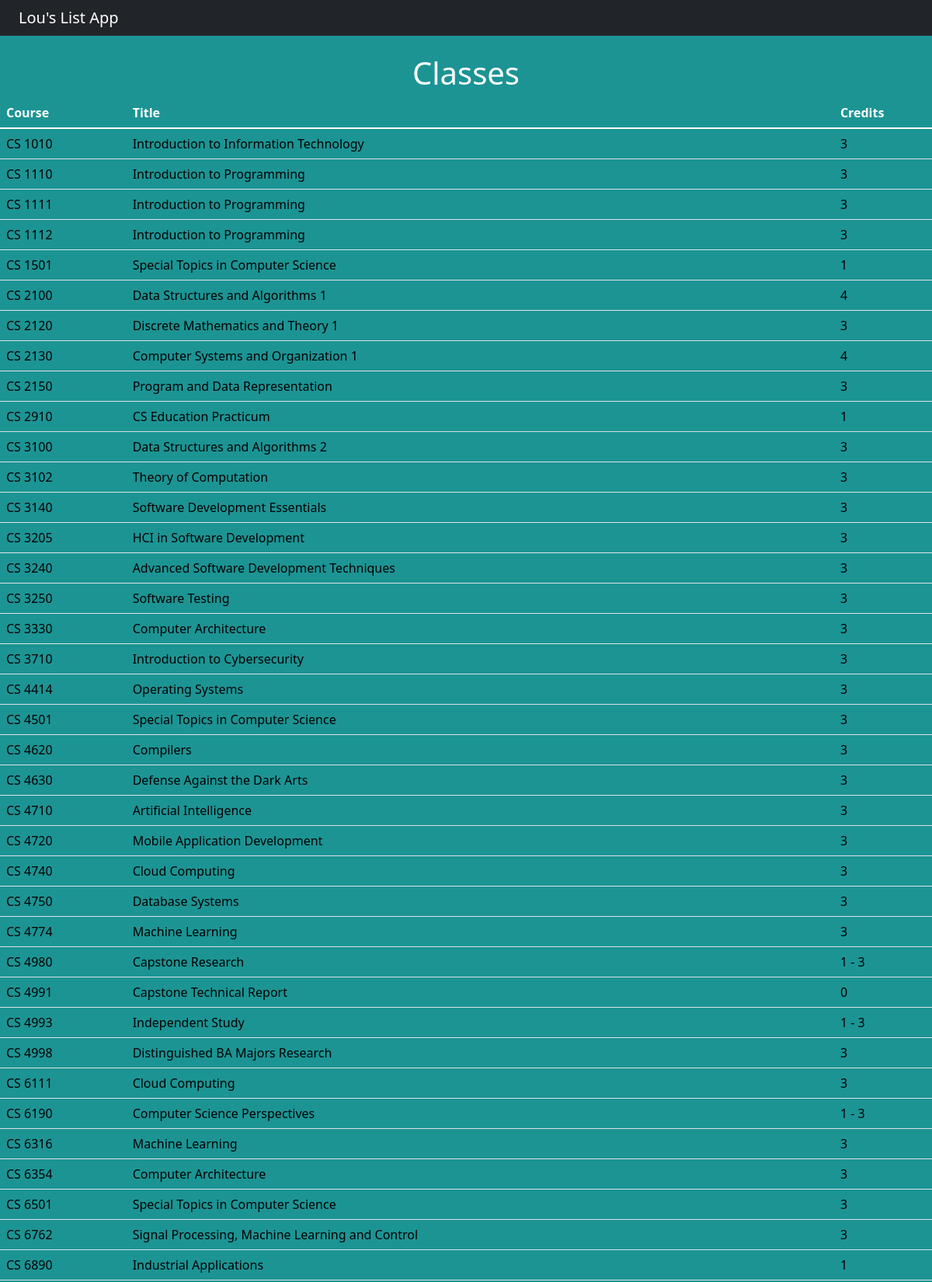
Page /list/ (upper part) on the committed database.
### classlist/models.py (models this page shows, shortened)
class Course(models.Model):
    last_updated = models.DateTimeField('date updated', default=timezone.now)
    catalog_number = models.CharField(max_length=4)
    semester_code = models.IntegerField(default=0) # ex. 1228
    title = models.CharField(max_length=200, blank=True)
    description = models.CharField(max_length=200, blank=True) # Introduction to Information Technology,
    units = models.CharField(max_length=20, blank=True) # 3, number of credits
    department = models.ForeignKey(Department, on_delete=models.CASCADE, default=Department.get_default_dept)
    subject = models.CharField(max_length = 4, blank=True)
    ordering = ['department', 'catalog_number']
    def __str__(self):
        return self.title # + str(self.catalog_number)

### classlist/views.py (the view)
# urls.py: path('list/', views.CourseView.as_view(), name='list'),
class CourseView(generic.ListView):
    template_name = 'classlist/class.html'
    context_object_name = 'courses'
    def get_queryset(self):
        return Course.objects.all().order_by('department', 'catalog_number')

### classlist/templates/classlist/class.html (shortened to what this page needs)
{% load bootstrap5 %}
{% bootstrap_css %}
<!DOCTYPE html>
<html lang="en">
<head>
    <link href="https://cdn.jsdelivr.net/npm/bootstrap@5.1.1/dist/css/bootstrap.min.css" rel="stylesheet">
</head>
<body style="background-color: rgb(28, 148, 148);">
<nav class="navbar navbar-dark bg-dark" >
    <div class="container-fluid">
    <div class="navbar-header">
      <a class="navbar-brand" href="#">Lou's List App</a>
    </div>
    </div>
</nav>
<br/>
<div class="text-center" style="color:white">
  <h1>Classes</h1>
</div>
<div class="col-xs-8 mx-auto">
<table class="table">
    <thead>
        <tr>
            <th scope="col" class="text-white">Course</th>
            <th scope="col" class="text-white">Title</th>
            <th scope="col" class="text-white">Credits</th>
        </tr>
    </thead>
    <tbody class="text-white">
      {% if courses %}
        {% for c in courses.all %}
          <tr><td>{{c}}</td><td>{{c.description}}</td><td>{{c.units}}</td></tr>
        {% endfor %}
      {% else %}
        <p>No classes are currently available.</p>
      {% endif %}
      </tbody>
</table>
<br />
</div>
</body>
</html>

### rows in the picture
Course: title "CS 1010", description "Introduction to Information Technology", units "3"
Course: title "CS 1110", description "Introduction to Programming", units "3"
Course: title "CS 1111", description "Introduction to Programming", units "3"
Course: title "CS 1112", description "Introduction to Programming", units "3"
Course: title "CS 1501", description "Special Topics in Computer Science", units "1"
Course: title "CS 2100", description "Data Structures and Algorithms 1", units "4"
Course: title "CS 2120", description "Discrete Mathematics and Theory 1", units "3"
Course: title "CS 2130", description "Computer Systems and Organization 1", units "4"
Course: title "CS 2150", description "Program and Data Representation", units "3"
Course: title "CS 2910", description "CS Education Practicum", units "1"
Course: title "CS 3100", description "Data Structures and Algorithms 2", units "3"
Course: title "CS 3102", description "Theory of Computation", units "3"
Course: title "CS 3140", description "Software Development Essentials", units "3"
Course: title "CS 3205", description "HCI in Software Development", units "3"
Course: title "CS 3240", description "Advanced Software Development Techniques", units "3"
Course: title "CS 3250", description "Software Testing", units "3"
Course: title "CS 3330", description "Computer Architecture", units "3"
Course: title "CS 3710", description "Introduction to Cybersecurity", units "3"
Course: title "CS 4414", description "Operating Systems", units "3"
Course: title "CS 4501", description "Special Topics in Computer Science", units "3"
Course: title "CS 4620", description "Compilers", units "3"
Course: title "CS 4630", description "Defense Against the Dark Arts", units "3"
Course: title "CS 4710", description "Artificial Intelligence", units "3"
Course: title "CS 4720", description "Mobile Application Development", units "3"
Course: title "CS 4740", description "Cloud Computing", units "3"
Course: title "CS 4750", description "Database Systems", units "3"
Course: title "CS 4774", description "Machine Learning", units "3"
Course: title "CS 4980", description "Capstone Research", units "1 - 3"
Course: title "CS 4991", description "Capstone Technical Report", units "0"
Course: title "CS 4993", description "Independent Study", units "1 - 3"
Course: title "CS 4998", description "Distinguished BA Majors Research", units "3"
Course: title "CS 6111", description "Cloud Computing", units "3"
Course: title "CS 6190", description "Computer Science Perspectives", units "1 - 3"
Course: title "CS 6316", description "Machine Learning", units "3"
Course: title "CS 6354", description "Computer Architecture", units "3"
Course: title "CS 6501", description "Special Topics in Computer Science", units "3"
Course: title "CS 6762", description "Signal Processing, Machine Learning and Control", units "3"
Course: title "CS 6890", description "Industrial Applications", units "1"
